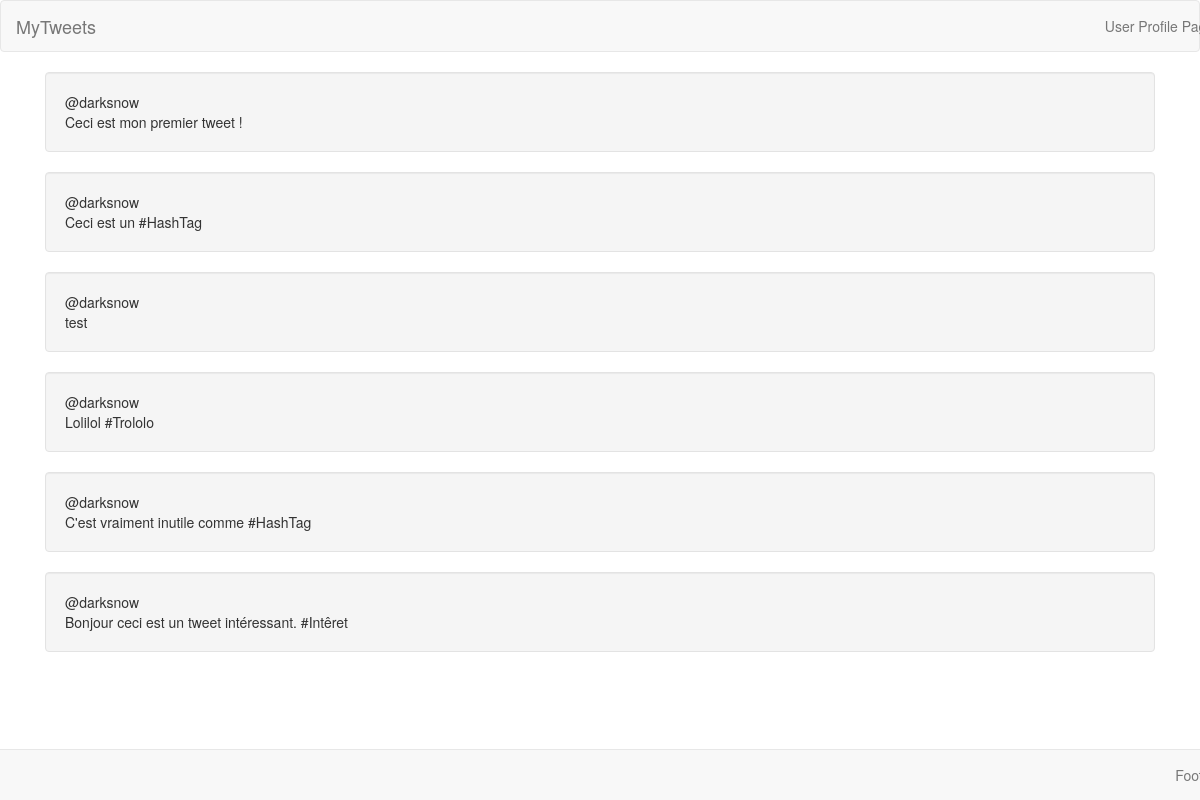
Page /tweets/ on the committed database.
### tweets/models.py (models this page shows, shortened)
class Tweet(models.Model):
    user = models.ForeignKey(User)
    text = models.CharField(max_length=160)
    created_date = models.DateTimeField(auto_now_add=True)
    country = models.CharField(max_length=30)
    is_active = models.BooleanField(default=True)

### user_profile/models.py (models this page shows, shortened)
class User(AbstractBaseUser):
    username = models.CharField('username', max_length=10, unique=True, db_index=True)
    email = models.EmailField('email_address', unique=True)
    joined = models.DateTimeField(auto_now_add=True)
    is_active = models.BooleanField(default=True)
    is_admin = models.BooleanField(default=False)
    USERNAME_FIELD = 'username'

### tweets/views.py (the view, shortened to what this page needs)
class Index(View):
    def get(self, request):
        params = {}
        params["alltweets"] = Tweet.objects.all()
        return render(request, 'tweets/index.html', params)

### tweets/templates/tweets/index.html
{% extends "tweets/base.html" %}
{% block content %}
    <div class="col-md-12 column">
        {% for tweet in alltweets %}
        <div class="well">
            <span>
                @{{ tweet.user.username }}<br />
                {{ tweet.text }}
            </span>
        </div>
        {% endfor %}
    </div>
{% endblock %}

### tweets/templates/tweets/base.html (shortened to what this page needs)
{% load staticfiles %}
<!DOCTYPE html>
<html lang="en">
<head>
    <link href="{% static 'css/bootstrap.min.css' %}" rel="stylesheet" media="screen" />
</head>
<body>
<nav class="navbar navbar-default navbar-top" role="navigation">
    <a class="navbar-brand", href="#">MyTweets</a>
    <p class="navbar-text navbar-right">User Profile Page</p>
</nav>
<div class="container">
{% block content %}
{% endblock %}
</div>
<nav class="navbar navbar-default navbar-fixed-bottom" role="navigation">
    <p class="navbar-text navbar-right">Footer </p>
</nav>
</body>
</html>

### rows in the picture
Tweet: user.username "darksnow", text "Ceci est mon premier tweet !"
Tweet: user.username "darksnow", text "Ceci est un #HashTag"
Tweet: user.username "darksnow", text "test"
Tweet: user.username "darksnow", text "Lolilol #Trololo"
Tweet: user.username "darksnow", text "C'est vraiment inutile comme #HashTag"
Tweet: user.username "darksnow", text "Bonjour ceci est un tweet intéressant. #Intêret"
